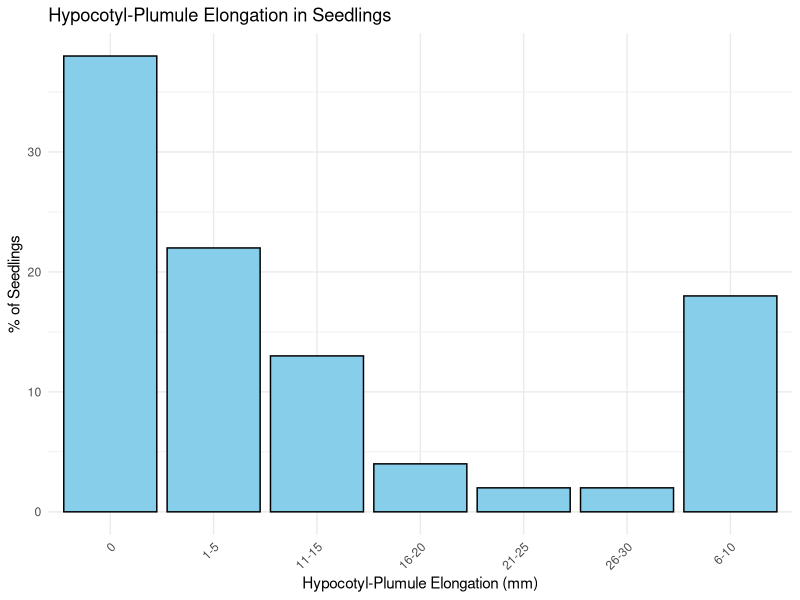
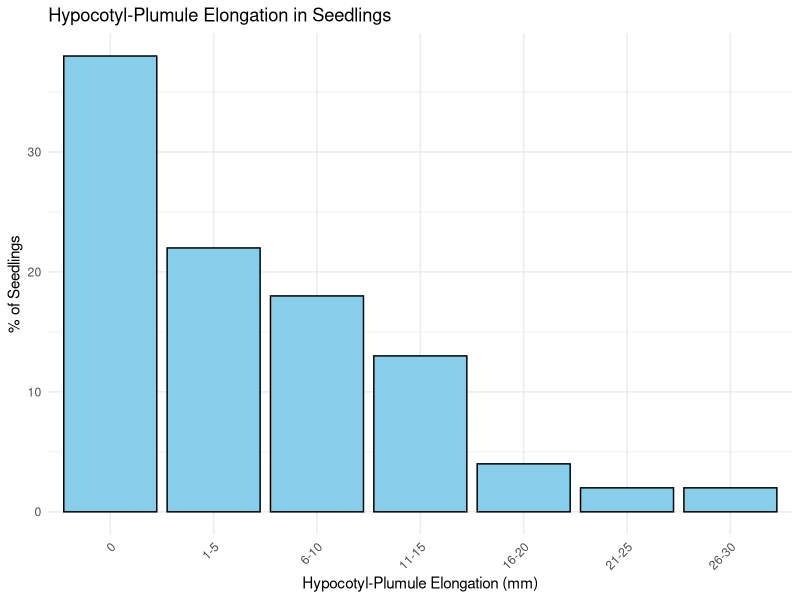
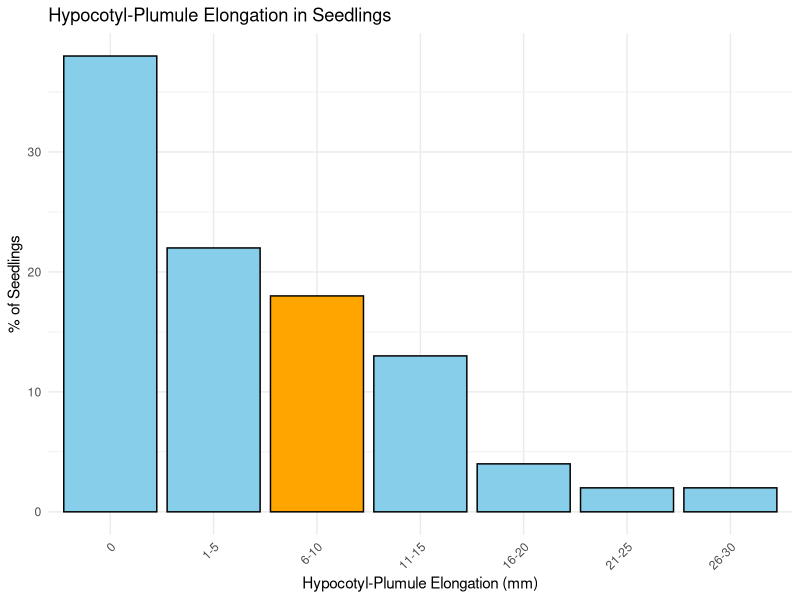
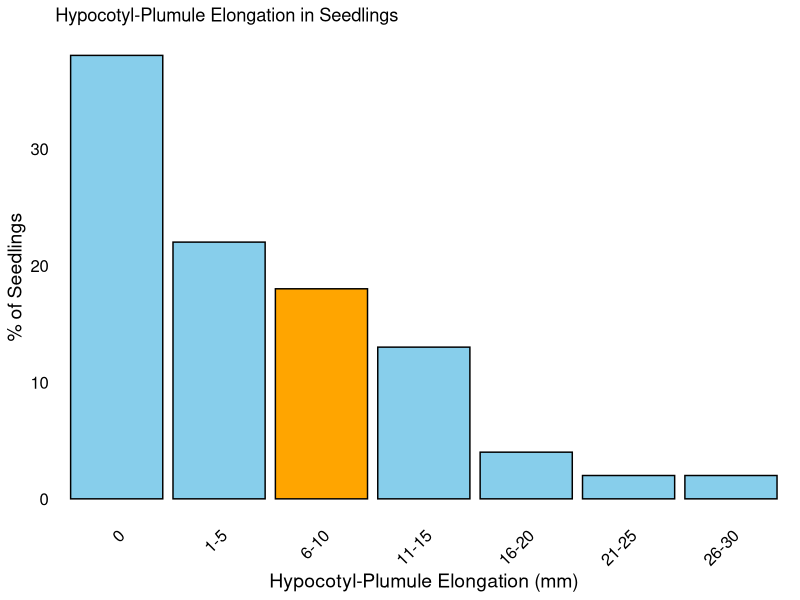
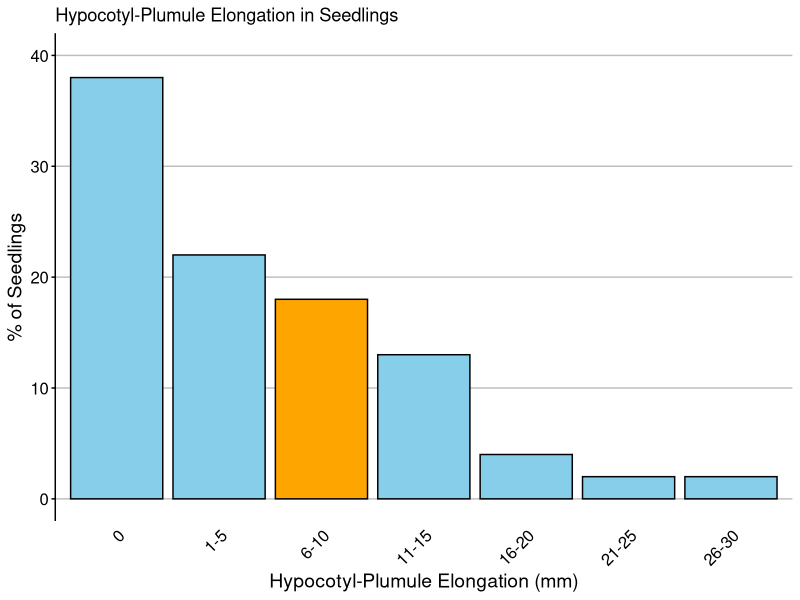

The R script that drew these images, in order:
## ---- chunk 1
# Load required library
library(ggplot2)

# Create the data frame
data <- data.frame(
  elongation = c("0", "1-5", "6-10", "11-15", "16-20", "21-25", "26-30"),
  percentage = c(38, 22, 18, 13, 4, 2, 2)
)

# Create the bar chart
ggplot(data, aes(x = elongation, y = percentage)) +
  geom_bar(stat = "identity", fill = "skyblue", color = "black") +
  labs(title = "Hypocotyl-Plumule Elongation in Seedlings",
       x = "Hypocotyl-Plumule Elongation (mm)",
       y = "% of Seedlings") +
  theme_minimal() +
  theme(axis.text.x = element_text(angle = 45, hjust = 1))
## ---- chunk 2
# Load required library
library(ggplot2)

# Create the data frame
data <- data.frame(
  elongation = c("0", "1-5", "6-10", "11-15", "16-20", "21-25", "26-30"),
  percentage = c(38, 22, 18, 13, 4, 2, 2)
)

# Convert elongation to a factor with levels in the correct order
data$elongation <- factor(data$elongation, levels = c("0", "1-5", "6-10", "11-15", "16-20", "21-25", "26-30"))

# Create the bar chart
ggplot(data, aes(x = elongation, y = percentage)) +
  geom_bar(stat = "identity", fill = "skyblue", color = "black") +
  labs(title = "Hypocotyl-Plumule Elongation in Seedlings",
       x = "Hypocotyl-Plumule Elongation (mm)",
       y = "% of Seedlings") +
  theme_minimal() +
  theme(axis.text.x = element_text(angle = 45, hjust = 1))
## ---- chunk 3
# Load required library
library(ggplot2)

# Create the data frame
data <- data.frame(
  elongation = c("0", "1-5", "6-10", "11-15", "16-20", "21-25", "26-30"),
  percentage = c(38, 22, 18, 13, 4, 2, 2)
)

# Convert elongation to a factor with levels in the correct order
data$elongation <- factor(data$elongation, levels = c("0", "1-5", "6-10", "11-15", "16-20", "21-25", "26-30"))

# Create a color vector
bar_colors <- c("skyblue", "skyblue", "orange", rep("skyblue", 4))

# Create the bar chart
ggplot(data, aes(x = elongation, y = percentage, fill = elongation)) +
  geom_bar(stat = "identity", color = "black") +
  scale_fill_manual(values = bar_colors) +
  labs(title = "Hypocotyl-Plumule Elongation in Seedlings",
       x = "Hypocotyl-Plumule Elongation (mm)",
       y = "% of Seedlings") +
  theme_minimal() +
  theme(axis.text.x = element_text(angle = 45, hjust = 1),
        legend.position = "none")  # Remove the legend
## ---- chunk 4
# Load required library
library(ggplot2)

# Create the data frame
data <- data.frame(
  elongation = c("0", "1-5", "6-10", "11-15", "16-20", "21-25", "26-30"),
  percentage = c(38, 22, 18, 13, 4, 2, 2)
)

# Convert elongation to a factor with levels in the correct order
data$elongation <- factor(data$elongation, levels = c("0", "1-5", "6-10", "11-15", "16-20", "21-25", "26-30"))

# Create a color vector
bar_colors <- c("skyblue", "skyblue", "orange", rep("skyblue", 4))

# Create the bar chart
ggplot(data, aes(x = elongation, y = percentage, fill = elongation)) +
  geom_bar(stat = "identity", color = "black") +
  scale_fill_manual(values = bar_colors) +
  labs(title = "Hypocotyl-Plumule Elongation in Seedlings",
       x = "Hypocotyl-Plumule Elongation (mm)",
       y = "% of Seedlings") +
  theme_minimal() +
  theme(
    axis.text = element_text(color = "black", size = 12),
    axis.title = element_text(color = "black", size = 14),
    axis.text.x = element_text(angle = 45, hjust = 1),
    panel.grid = element_blank(),
    legend.position = "none"
  )
## ---- chunk 5
# Load required library
library(ggplot2)

# Create the data frame
data <- data.frame(
  elongation = c("0", "1-5", "6-10", "11-15", "16-20", "21-25", "26-30"),
  percentage = c(38, 22, 18, 13, 4, 2, 2)
)

# Convert elongation to a factor with levels in the correct order
data$elongation <- factor(data$elongation, levels = c("0", "1-5", "6-10", "11-15", "16-20", "21-25", "26-30"))

# Create a color vector
bar_colors <- c("skyblue", "skyblue", "orange", rep("skyblue", 4))

# Create the bar chart
ggplot(data, aes(x = elongation, y = percentage, fill = elongation)) +
  geom_bar(stat = "identity", color = "black") +
  scale_fill_manual(values = bar_colors) +
  scale_y_continuous(breaks = seq(0, 40, by = 10), limits = c(0, 40)) +
  labs(title = "Hypocotyl-Plumule Elongation in Seedlings",
       x = "Hypocotyl-Plumule Elongation (mm)",
       y = "% of Seedlings") +
  theme_minimal() +
  theme(
    axis.text = element_text(color = "black", size = 12),
    axis.title = element_text(color = "black", size = 14),
    axis.text.x = element_text(angle = 45, hjust = 1),
    panel.grid.major.y = element_line(color = "gray", size = 0.5),
    panel.grid.major.x = element_blank(),
    panel.grid.minor = element_blank(),
    axis.ticks.y = element_line(color = "black"),
    axis.line.y = element_line(color = "black"),
    legend.position = "none"
  )
